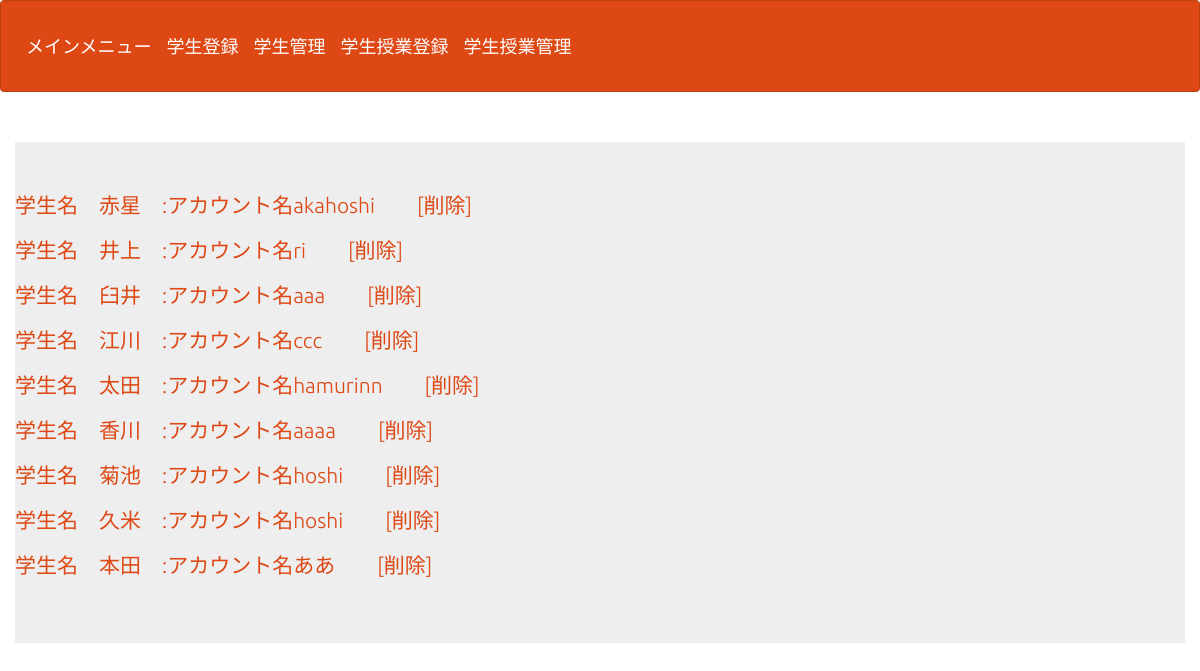
The app's page /c_s_regist.php (signed in) with its own data.
### tables this page shows
CREATE TABLE IF NOT EXISTS `gs_students_table` (
`s_id` int(12) NOT NULL,
  `s_name` varchar(128) NOT NULL,
  `s_account` varchar(64) NOT NULL,
  `s_mail` varchar(64) NOT NULL,
  `s_pw` varchar(128) NOT NULL,
  `t_id` int(3) NOT NULL,
  `s_life_flg` int(1) NOT NULL,
  `indate` datetime NOT NULL
);

### c_s_regist.php (the view, shortened to what this page needs)
<?php
$c_id = $_GET["c_id"];
try {
  $pdo = new PDO('mysql:dbname=gs_kdb;charset=utf8;host=localhost','root','');
} catch (PDOException $e) {
  exit('データベースに接続できませんでした。'.$e->getMessage());
}
$sql = "SELECT * FROM gs_course_table WHERE c_id=:c_id";
$stmt = $pdo->prepare($sql);
$stmt->bindValue(':c_id', $c_id, PDO::PARAM_INT);
$status = $stmt->execute();
if($status==false) {
  $error = $stmt->errorInfo();
  exit("ErrorQuery:".$error[2]);
} else {
  $regist_course = $stmt->fetch();
  $dis_course .=  $regist_course["c_name"];
};
$pdo = db_connect();
$stmt = $pdo->prepare("SELECT * FROM gs_students_table");
$status = $stmt->execute();
$view="";
if($status==false) {
  $error = $stmt->errorInfo();
  exit("ErrorQuery:".$error[2]);
} else {
  while( $result = $stmt->fetch(PDO::FETCH_ASSOC)){
    $view .= "<p>";
    $view .= '<a href="s_view.php?s_id='.$result["s_id"].'">';
    $view .= '学生名　';
    $view .= $result["s_name"]."　:アカウント名".$result["s_account"];
    $view .='</a>';
    $view .='　　';
    $view .= '<a href="s_delete.php?s_id='.$result["s_id"].'">';
    $view .='[削除]';
    $view .='</a>';
    $view .="</p>";
  }
}
?>
<!DOCTYPE html>
<html lang="ja">
<head>
<link rel="stylesheet" href="css/range.css">
<link href="css/bootstrap.min.css" rel="stylesheet">
</head>
<body id="main">
<header>
  <nav class="navbar navbar-default">
    <div class="container-fluid">
      <div class="navbar-header">
        <a class="navbar-brand" href="univ_mainmenu.php">メインメニュー</a>
        <a class="navbar-brand" href="t_regist.php">学生登録</a>
        <a class="navbar-brand" href="t_select.php">学生管理</a>
        <a class="navbar-brand" href="c_regist.php">学生授業登録</a>
        <a class="navbar-brand" href="c_select.php">学生授業管理</a>
      </div>
    </div>
  </nav>
</header>
<div>
    <div><?=$dis_course?></div>
    <div class="container jumbotron"><?=$view?></div>
</div>
</body>
</html>

### c_s_regist.php (style rules this page uses)
div { padding: 10px;font-size:16px; }

### records on screen
gs_students_table: value "学生名 赤星 :アカウント名akahoshi [削除]"
gs_students_table: value "学生名 井上 :アカウント名ri [削除]"
gs_students_table: value "学生名 臼井 :アカウント名aaa [削除]"
gs_students_table: value "学生名 江川 :アカウント名ccc [削除]"
gs_students_table: value "学生名 太田 :アカウント名hamurinn [削除]"
gs_students_table: value "学生名 香川 :アカウント名aaaa [削除]"
gs_students_table: value "学生名 菊池 :アカウント名hoshi [削除]"
gs_students_table: value "学生名 久米 :アカウント名hoshi [削除]"
gs_students_table: value "学生名 本田 :アカウント名ああ [削除]"
